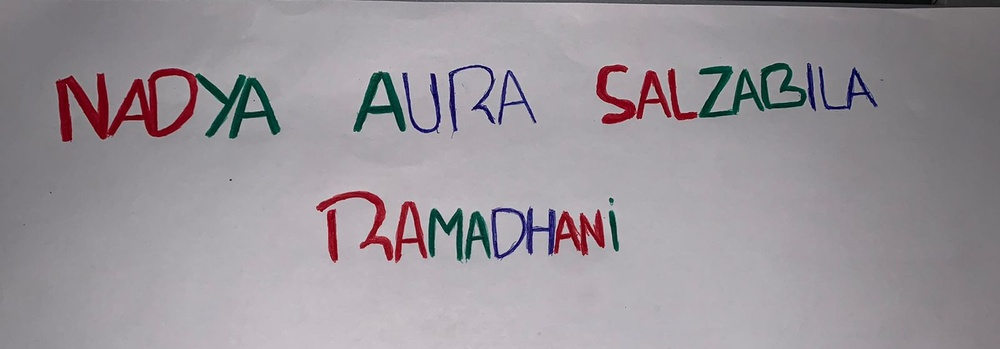
#> input picture Nadya Aura Salzabila Ramadhani/Raa.jpeg, 1000 x 349 px, shrunk from 1600 x 558 before the run
$ jupyter execute 'UTS PCD AURA.ipynb'
#> lines starting #> are read from the running program, lines starting #| are printed output that depends on the picture; after the words box and inside, x2 and y2 are one past the last pixel; in counts of white or black regions, pixels touching at a corner belong together
## Mengimport Library

[cell 1]
import cv2
import numpy as np
from matplotlib import pyplot as plt

## untuk membaca gambar

[cell 2]
img = cv2.imread("Raa.jpeg")
#> img is the input picture: shape (349, 1000, 3); mean B, G, R 153.8, 148, 153.6

## KONVERT BGR KE RGB

[cell 3]
rgb = cv2.cvtColor(img, cv2.COLOR_BGR2RGB)
plt.imshow(rgb)

[cell 4]
(baris, kolom)= rgb.shape[:2]
#> baris = 349; kolom = 1000

beta = 30 #bias untuk kecerahan
citra_cerah = np.zeros((baris, kolom, 3)) #np zeros = mengubah semua elemen array menjadi 0

for x in range(baris) :
    for y in range(kolom) :
        gyx = rgb[x,y] + beta
        citra_cerah[x,y] = gyx
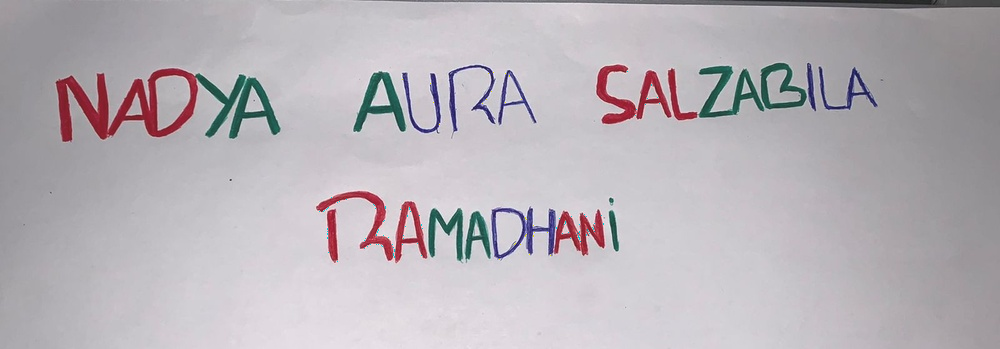
#> citra_cerah: shape (349, 1000, 3) float64; mean R, G, B 183.5, 178, 183.7
citra_cerah = citra_cerah.astype(np.uint8)

fig, axs = plt.subplots(2,2, figsize=(15,5))
axs[0,0].imshow(rgb)
axs[0,1].hist(img.ravel(),256,[0,256])
axs[1,0].imshow(citra_cerah)
axs[1,1].hist(citra_cerah.ravel(),256,[0,256])
plt.show()
#> figure, not shown here; panel 2: tallest bar 23279 high, from x = 176 to 177; panel 4: tallest bar 23279 high, from x = 206 to 207

[cell 5]
# 2. Convert to Grayscale
gray = cv2.cvtColor(img, cv2.COLOR_BGR2GRAY)

# 3. Adjust Contrast and Brightness
alpha = 1.5  # kontras
beta = 30    # kecerahan
adjusted = cv2.convertScaleAbs(img, alpha=alpha, beta=beta)
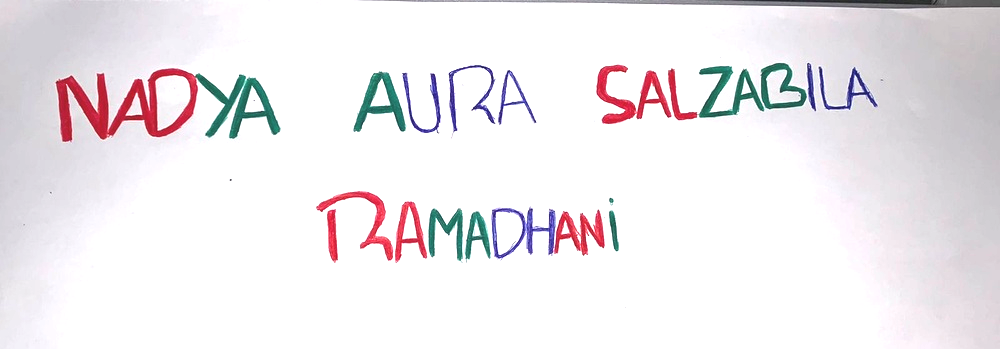
#> adjusted: shape (349, 1000, 3); mean B, G, R 237, 233.8, 238

# 4. Display Results
plt.figure(figsize=(10, 5))
plt.subplot(1, 2, 1)
plt.title('Original Image')
plt.imshow(cv2.cvtColor(img, cv2.COLOR_BGR2RGB))
plt.axis('off')

plt.subplot(1, 2, 2)
plt.title('Brightened Image')
plt.imshow(cv2.cvtColor(adjusted, cv2.COLOR_BGR2RGB))
plt.axis('off')

plt.show()
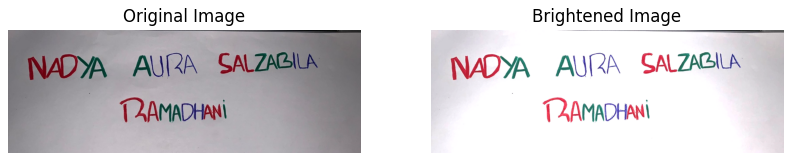
#> figure drawn by matplotlib, 2 panels

## untuk deteksi RGB

[cell 6]
plt.subplot(2, 2, 1)
plt.imshow(cv2.cvtColor(adjusted, cv2.COLOR_BGR2RGB))
plt.title('Original Image')

# Display the red channel
plt.subplot(2, 2, 2)
plt.imshow(cv2.cvtColor(adjusted, cv2.COLOR_BGR2RGB)[:,:,0], cmap="gray")
plt.title('Red')

# Display the green channel
plt.subplot(2, 2, 3)
plt.imshow(cv2.cvtColor(adjusted, cv2.COLOR_BGR2RGB)[:,:,1], cmap="gray")
plt.title('Green')

# Display the blue channel
plt.subplot(2, 2, 4)
plt.imshow(cv2.cvtColor(adjusted, cv2.COLOR_BGR2RGB)[:,:,2], cmap="gray")
plt.title('Blue')

plt.show()
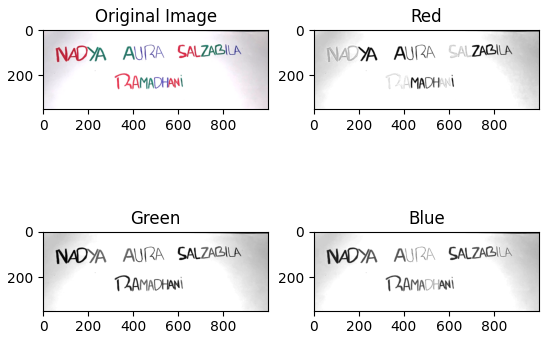
#> figure drawn by matplotlib, 4 panels

[cell 7]
merah=citra_cerah[:,:,0] #Merah
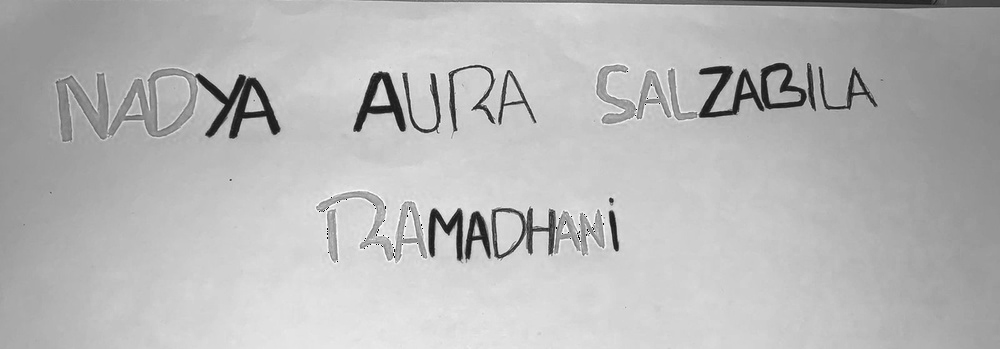
#> merah: shape (349, 1000); min 0, max 255, mean 183.5
fig, axs = plt.subplots(1,2, figsize = (15,5))
hist = cv2.calcHist([merah],[0],None,[256],[0,256])
#> hist = 256 values, max 8407 at index 203, min 0 at index 13, mean 1363.3
axs[0].imshow(merah, cmap='gray')
axs[1].plot(hist)
plt.show()
#> figure, not shown here; panel 2: curve peaks at x = 203, y = 8407

[cell 8]
hijau=citra_cerah[:,:,1] #hijau
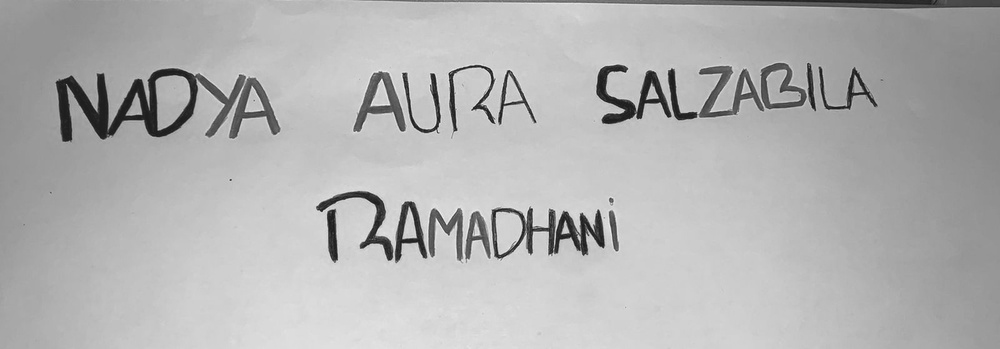
#> hijau: shape (349, 1000); min 30, max 250, mean 178
fig, axs = plt.subplots(1,2, figsize = (15,5))
hist = cv2.calcHist([hijau],[0],None,[256],[0,256])
#> hist = 256 values, max 9267 at index 207, min 0 at index 0, mean 1363.3
axs[0].imshow(hijau, cmap='gray')
axs[1].plot(hist)
plt.show()
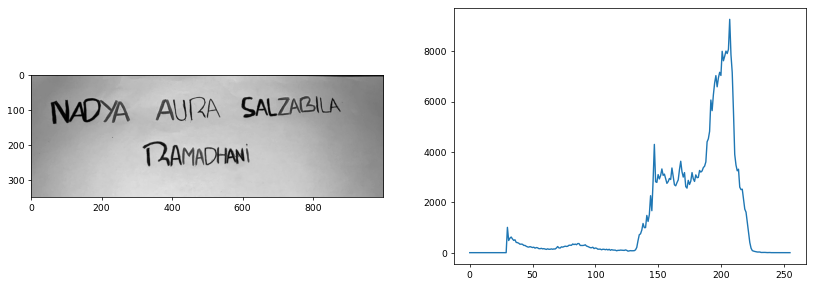
#> figure drawn by matplotlib, 2 panels; panel 2: curve peaks at x = 207, y = 9267

[cell 9]
biru=citra_cerah[:,:,2] #biru
fig, axs = plt.subplots(1,2, figsize = (15,5))
hist = cv2.calcHist([biru],[0],None,[256],[0,256])
#> hist = 256 values, max 8947 at index 212, min 0 at index 6, mean 1363.3
axs[0].imshow(biru, cmap='gray')
axs[1].plot(hist)
plt.show()
#> figure, not shown here; panel 2: curve peaks at x = 212, y = 8947

## Ambang Batas

[cell 10]
import cv2
import numpy as np
import matplotlib.pyplot as plt

# Baca gambar
img = cv2.imread('Raa.jpeg')
# Convert citra ke grayscale
gray = cv2.cvtColor(img, cv2.COLOR_RGB2GRAY)

# Inisialisasi subplot
fig, axs = plt.subplots(2, 2, figsize=(10,10))

# Ambang batas untuk mendapatkan citra biner (none)
(thresh, binary1) = cv2.threshold(gray, 0, 255, cv2.THRESH_BINARY)
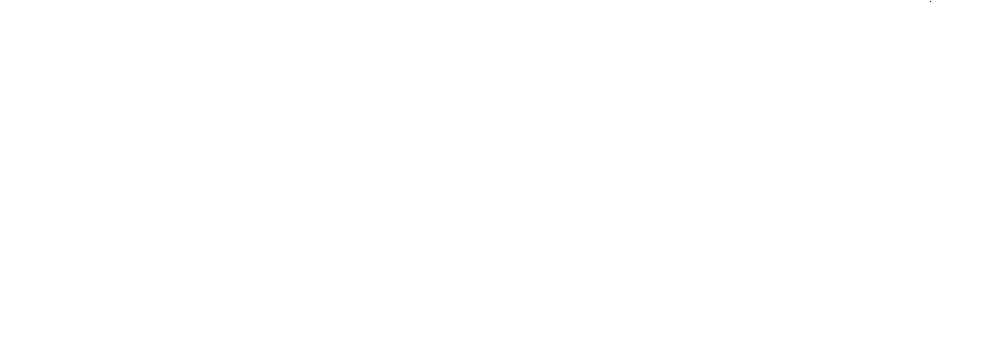
#> binary1: shape (349, 1000); 100% white; black in thin lines or dots, all inside (x1, y1, x2, y2) = (930, 1, 931, 2)
axs[0,0].imshow(binary1, cmap = 'gray')
axs[0,0].set_title('NONE')

# Convert citra ke HSV
image_hsv = cv2.cvtColor(img, cv2.COLOR_BGR2HSV)
#> image_hsv: shape (349, 1000, 3); mean H, S, V 139.9, 20.8, 156.9

# Definisikan range warna biru dalam HSV
blue_lower = np.array([100, 50, 50])
blue_upper = np.array([140, 255, 255])

# Membuat mask untuk warna biru
mask_blue = cv2.inRange(image_hsv, blue_lower, blue_upper)
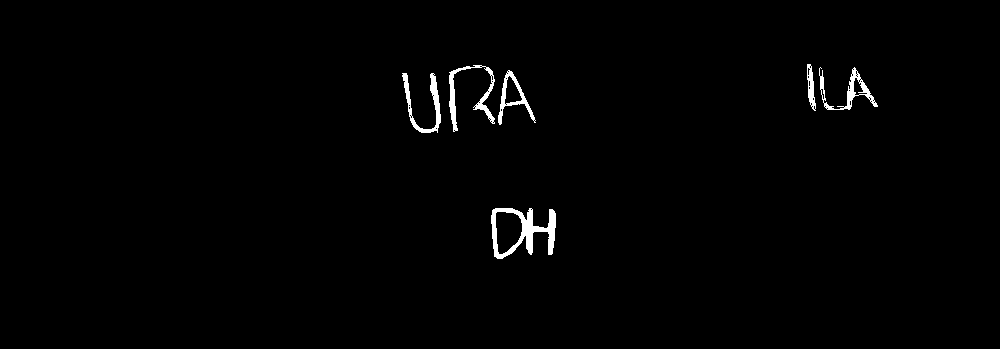
#> mask_blue: shape (349, 1000); 1.1% white; 6 white regions, box (x1, y1, x2, y2) and area: (491, 208, 556, 259) 1245, (449, 65, 495, 132) 665, (402, 73, 441, 133) 602, (819, 67, 878, 110) 568, (498, 70, 536, 125) 467, (807, 64, 816, 111) 230
axs[0,1].imshow(mask_blue, cmap='gray')
axs[0,1].set_title('BLUE')

# Ambang batas untuk mendapatkan citra biner (red-blue)
(thresh, binary3) = cv2.threshold(gray, 36, 255, cv2.THRESH_BINARY)
#> binary3: shape (349, 1000); 97.4% white; 360 black regions (330 under 20 px), largest, box (x1, y1, x2, y2) and area: (56, 69, 197, 141) 3491, (597, 66, 636, 124) 671, (735, 0, 939, 5) 557
axs[1,0].imshow(binary3, cmap = 'binary')
axs[1,0].set_title('RED-BLUE')

# Ambang batas untuk mendapatkan citra biner (red-green-blue)
(thresh, binary4) = cv2.threshold(gray, 80, 255, cv2.THRESH_BINARY)
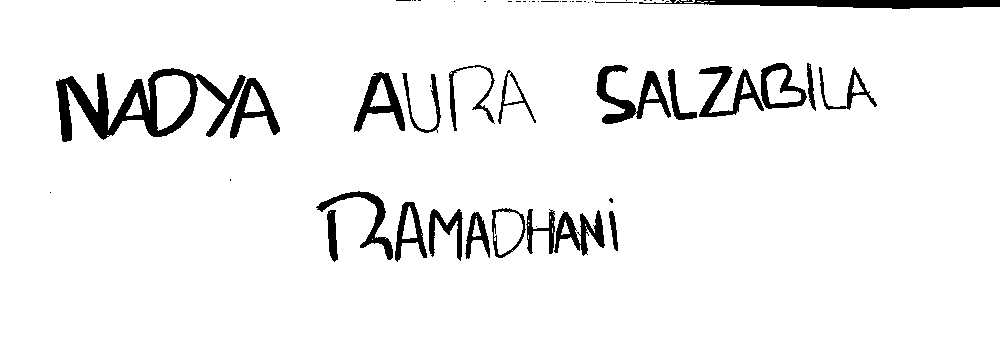
#> binary4: shape (349, 1000); 94.1% white; 55 black regions (32 under 20 px), largest, box (x1, y1, x2, y2) and area: (56, 68, 246, 142) 4734, (639, 0, 1000, 9) 2154, (596, 65, 671, 124) 1544
axs[1,1].imshow(binary4, cmap = 'binary')
axs[1,1].set_title('RED-GREEN-BLUE')

plt.show()
